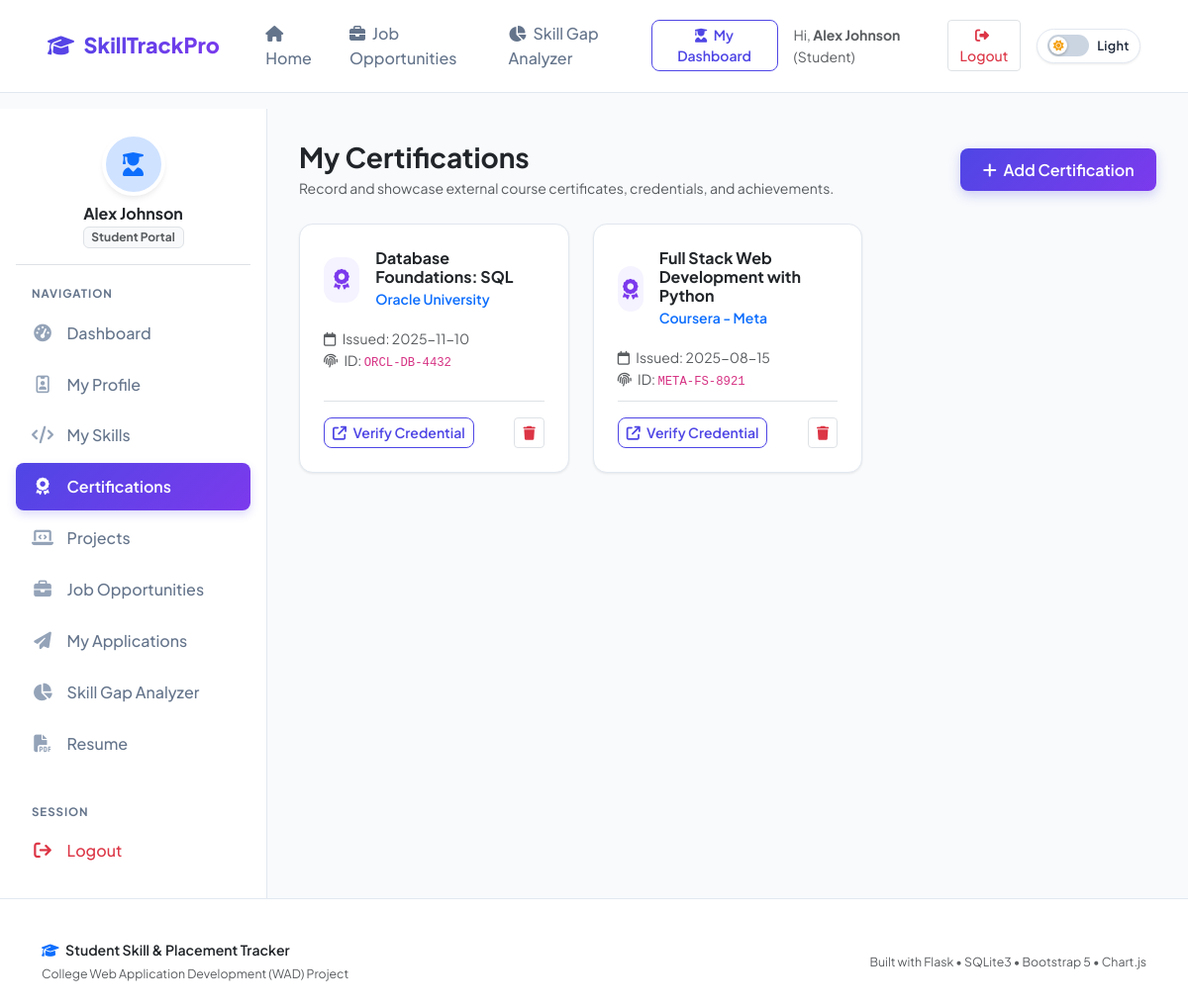
/student/certifications (signed in), run on the app's committed database.
### tables this page shows
CREATE TABLE certifications (
        id INTEGER PRIMARY KEY AUTOINCREMENT,
        student_id INTEGER NOT NULL,
        name TEXT NOT NULL,
        organization TEXT NOT NULL,
        issue_date TEXT NOT NULL,
        certificate_id TEXT,
        certificate_link TEXT,
        created_at TIMESTAMP DEFAULT CURRENT_TIMESTAMP,
        FOREIGN KEY (student_id) REFERENCES users (id) ON DELETE CASCADE
    );

### app.py (the view)
@app.route('/student/certifications')
@student_required
def certifications():
    student_id = session['user_id']
    db = get_db()
    certs = db.execute("SELECT * FROM certifications WHERE student_id = ? ORDER BY id DESC", (student_id,)).fetchall()
    return render_template('certifications.html', certifications=certs)

### app.py (called while the page is built)
def get_db():
    if 'db' not in g:
        g.db = sqlite3.connect(app.config['DATABASE'])
        g.db.row_factory = sqlite3.Row
        g.db.execute("PRAGMA foreign_keys = ON")
    return g.db

def student_required(f):
    @wraps(f)
    def decorated_function(*args, **kwargs):
        if 'user_id' not in session:
            flash('Please log in to continue.', 'warning')
            return redirect(url_for('login'))
        if session.get('role') != 'student':
            flash('Access denied. Student portal only.', 'danger')
            return redirect(url_for('admin_dashboard'))
        return f(*args, **kwargs)
    return decorated_function

### templates/certifications.html (shortened to what this page needs)
{% extends "base.html" %}
{% block content %}
<div class="app-wrapper">
    {% include "student_sidebar.html" %}
    <div class="main-content">
        <div class="d-flex flex-wrap align-items-center justify-content-between mb-4">
            <div>
                <h3 class="fw-bold text-dark mb-1">My Certifications</h3>
                <p class="text-muted small mb-0">Record and showcase external course certificates, credentials, and achievements.</p>
            </div>
            <button class="btn btn-primary" data-bs-toggle="modal" data-bs-target="#addCertModal">
                <i class="fa-solid fa-plus me-1"></i> Add Certification
            </button>
        </div>
        <div class="row g-4">
            {% if certifications %}
                {% for cert in certifications %}
                <div class="col-md-6 col-lg-4">
                    <div class="card card-custom h-100 p-4 position-relative">
                        <div class="d-flex align-items-center mb-3">
                            <div class="stat-icon secondary me-3" style="width: 46px; height: 46px; font-size: 1.3rem;">
                                <i class="fa-solid fa-award"></i>
                            </div>
                            <div>
                                <h6 class="fw-bold text-dark mb-0">{{ cert.name }}</h6>
                                <small class="text-primary fw-semibold">{{ cert.organization }}</small>
                            </div>
                        </div>
                        <div class="small text-muted mb-2">
                            <div><i class="fa-regular fa-calendar me-1"></i> Issued: {{ cert.issue_date }}</div>
                            {% if cert.certificate_id %}
                                <div><i class="fa-solid fa-fingerprint me-1"></i> ID: <code>{{ cert.certificate_id }}</code></div>
                            {% endif %}
                        </div>
                        <div class="d-flex justify-content-between align-items-center mt-auto pt-3 border-top">
                            {% if cert.certificate_link %}
                                <a href="{{ cert.certificate_link }}" target="_blank" rel="noopener noreferrer" class="btn btn-outline-primary btn-sm">
                                    <i class="fa-solid fa-arrow-up-right-from-square me-1"></i> Verify Credential
                                </a>
                            {% else %}
                                <span class="badge bg-light text-muted border">No link provided</span>
                            {% endif %}
                            <form method="POST" action="{{ url_for('delete_certification', cert_id=cert.id) }}" onsubmit="return confirm('Delete certification {{ cert.name }}?');">
                                <button type="submit" class="btn btn-light btn-sm text-danger border" title="Delete">
                                    <i class="fa-solid fa-trash"></i>
                                </button>
                            </form>
                        </div>
                    </div>
                </div>
                {% endfor %}
            {% endif %}
        </div>
    </div>
</div>
{% endblock %}

### static/css/style.css (style rules this page uses)
:root { --font-main: 'Plus Jakarta Sans', -apple-system, BlinkMacSystemFont, 'Segoe UI', Roboto, sans-serif; --primary: #4f46e5; --primary-hover: #4338ca; --primary-light: #eef2ff; --secondary: #7c3aed; --secondary-light: #f5f3ff; --accent: #06b6d4; --success: #10b981; --success-light: #ecfdf5; --warning: #f59e0b; --warning-light: #fffbeb; --danger: #ef4444; --danger-light: #fef2f2; --info: #0284c7; --info-light: #f0f9ff; --dark: #0f172a; --text-main: #1e293b; --text-muted: #64748b; --bg-body: #f8fafc; --bg-card: #ffffff; --border-color: #e2e8f0; --sidebar-width: 270px; --navbar-height: 72px; --radius-sm: 8px; --radius-md: 14px; --radius-lg: 20px; --shadow-sm: 0 1px 3px rgba(0, 0, 0, 0.05), 0 1px 2px rgba(0, 0, 0, 0.03); --shadow-md: 0 4px 6px -1px rgba(0, 0, 0, 0.06), 0 2px 4px -1px rgba(0, 0, 0, 0.04); --shadow-lg: 0 10px 15px -3px rgba(0, 0, 0, 0.07), 0 4px 6px -2px rgba(0, 0, 0, 0.04); --shadow-xl: 0 20px 25px -5px rgba(0, 0, 0, 0.08), 0 10px 10px -5px rgba(0, 0, 0, 0.03); }
* { margin: 0; padding: 0; box-sizing: border-box; }
body { font-family: var(--font-main); background-color: var(--bg-body); color: var(--text-main); line-height: 1.6; min-height: 100vh; display: flex; flex-direction: column; -webkit-font-smoothing: antialiased; }
a { text-decoration: none; transition: all 0.2s ease-in-out; }
.btn-primary { background: linear-gradient(135deg, var(--primary) 0%, var(--secondary) 100%); border: none; color: #ffffff; font-weight: 600; padding: 0.6rem 1.4rem; border-radius: var(--radius-sm); box-shadow: 0 4px 12px rgba(79, 70, 229, 0.25); transition: all 0.25s ease; }
.btn-outline-primary { color: var(--primary); border: 1.5px solid var(--primary); font-weight: 600; border-radius: var(--radius-sm); transition: all 0.2s ease; }
.btn-light { background-color: #ffffff; border: 1px solid var(--border-color); color: var(--text-main); font-weight: 500; }
.app-wrapper { display: flex; flex: 1; min-height: calc(100vh - var(--navbar-height)); }
.main-content { flex: 1; padding: 2rem; background-color: var(--bg-body); max-width: 100%; overflow-x: hidden; }
.card-custom { background: var(--bg-card); border: 1px solid var(--border-color); border-radius: var(--radius-md); box-shadow: var(--shadow-sm); transition: transform 0.25s ease, box-shadow 0.25s ease; overflow: hidden; }
.stat-icon { width: 54px; height: 54px; border-radius: 14px; display: flex; align-items: center; justify-content: center; font-size: 1.5rem; }
.stat-icon.secondary { background: var(--secondary-light); color: var(--secondary); }

### data on the page
certifications: name "Database Foundations: SQL", organization "Oracle University", issue_date "2025-11-10", certificate_id "ORCL-DB-4432"
certifications: name "Full Stack Web Development with Python", organization "Coursera - Meta", issue_date "2025-08-15", certificate_id "META-FS-8921"

### other printed values
{{ session.get('name') }} "Alex Johnson"
{{ session.get('role')|capitalize }} "Student"
